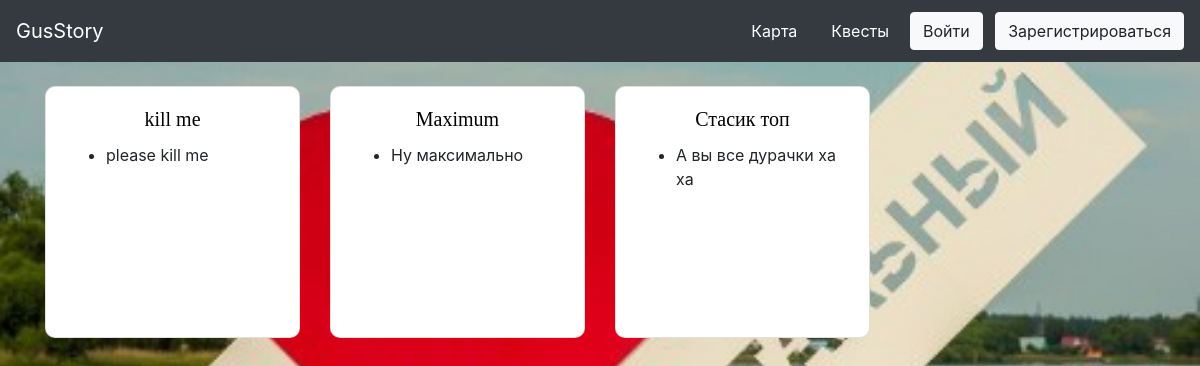
The app's page /quests with its own data.
### data/quests.py (models this page shows)
class Quests(SqlAlchemyBase, SerializerMixin, UserMixin):
    __tablename__ = 'quests'
    id = sqlalchemy.Column(sqlalchemy.Integer, primary_key=True, autoincrement=True)
    name = sqlalchemy.Column(sqlalchemy.String, nullable=True)
    points = sqlalchemy.Column(sqlalchemy.TEXT, nullable=True)
    questions = sqlalchemy.Column(sqlalchemy.TEXT, default="")
    answer = sqlalchemy.Column(sqlalchemy.TEXT, default="")

### main.py (the view)
@app.route('/quests')
def gus_quests():
    sessions = db_session.create_session()
    quest = sessions.query(quests.Quests)
    return render_template("quests.html", quests=quest)

### data/db_session.py (called while the page is built)
def create_session() -> Session:
    global __factory
    return __factory()

### templates/quests.html (shortened to what this page needs)
{% extends "base.html" %}
{% block content %}
<div class="container; mt-4">
    <div class="row">
        {% for quest in quests %}
        <div class="col-xl-3 col-lg-4 col-sm-6 col-xs-12">
            <div class="card mb-4" style="width: 100%; border-radius: 10px;">
                <div class="card-body" style="min-height: 250px">
                    <h5 class="card-title" align="center">{{quest.name}}</h5>
                    <ul>
                        {% for point in quest.points.split('\n')%}
                        <li>{{point}}</li>
                        {% endfor %}
                    </ul>
                </div>
            </div>
        </div>
        {% endfor %}
    </div>
</div>
{% endblock %}

### static/css/style.css (style rules this page uses)
h5 { color: #000; font-family: ‘Times New Roman’, serif; font-size: 20px; font-weight: normal; line-height: 48px; margin: 0; }

### records on screen
Quests: name "kill me", points "please kill me"
Quests: name "Maximum", points "Ну максимально"
Quests: name "Стасик топ", points "А вы все дурачки ха ха"
